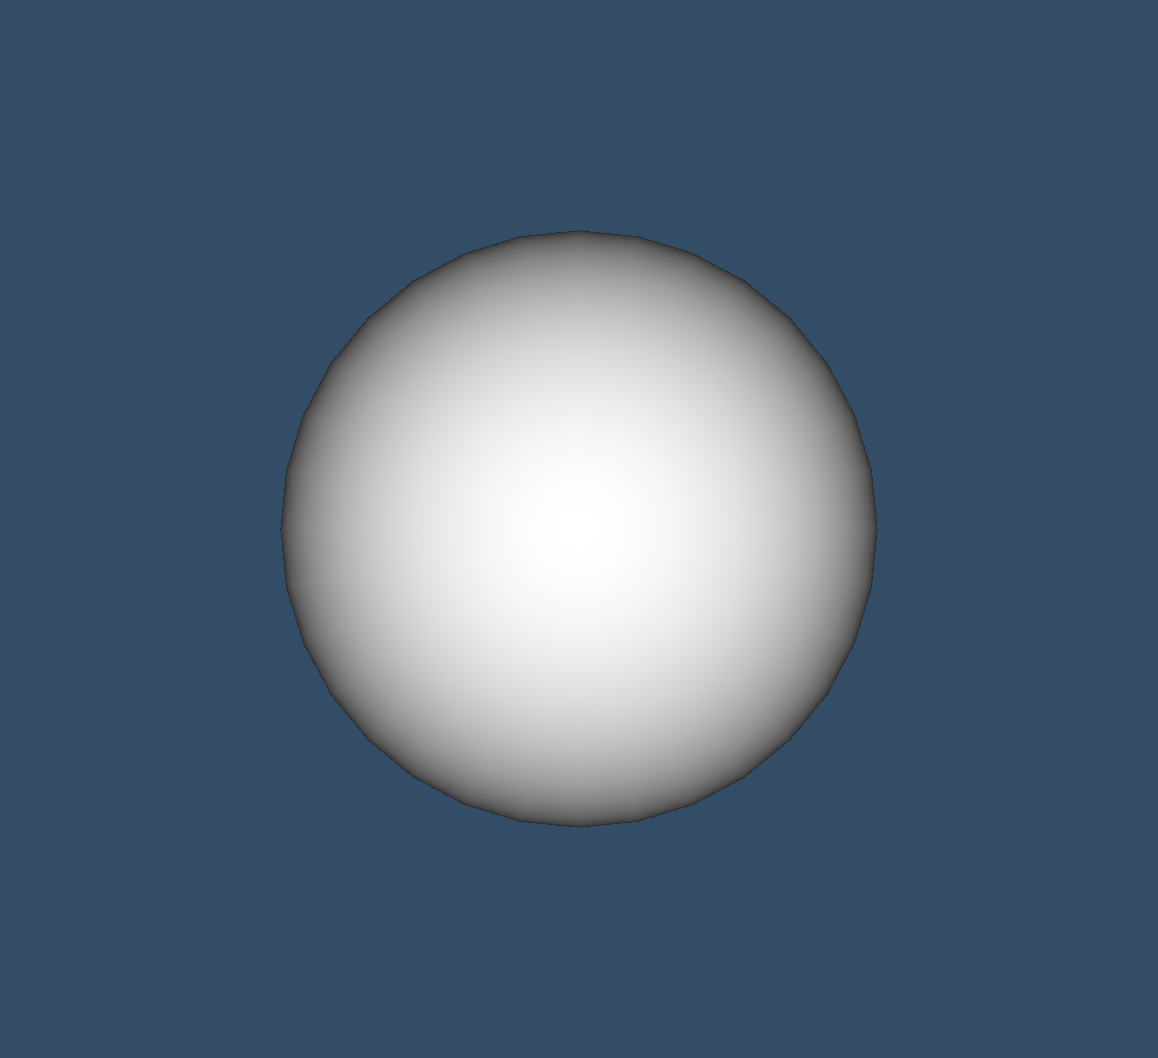

Write the Python code that produced this figure.
#!/usr/bin/env python

# Embed a VTK render window inside a PyQt6 application using a grid layout.

import sys

import vtkmodules.qt

vtkmodules.qt.QVTKRWIBase = "QOpenGLWidget"

# Factory overrides: importing these modules registers the OpenGL rendering
# and interaction style implementations for vtkRenderingCore factory classes.
import vtkmodules.vtkInteractionStyle  # noqa: F401
import vtkmodules.vtkRenderingOpenGL2  # noqa: F401

from PyQt6.QtCore import qInstallMessageHandler
from PyQt6.QtWidgets import QApplication, QGridLayout, QMainWindow, QWidget
from vtkmodules.qt.QVTKRenderWindowInteractor import QVTKRenderWindowInteractor
from vtkmodules.vtkFiltersSources import vtkSphereSource
from vtkmodules.vtkRenderingCore import (
    vtkActor,
    vtkPolyDataMapper,
    vtkRenderer,
)


def qt_message_handler(mode, context, message):
    if "QPainter" not in message:
        print(message)


qInstallMessageHandler(qt_message_handler)

# Application: create the Qt application
app = QApplication(sys.argv)

# MainWindow: top-level window with a grid layout
window = QMainWindow()
window.setWindowTitle("EmbedInPyQt2")
central_widget = QWidget()
grid_layout = QGridLayout(central_widget)
vtk_widget = QVTKRenderWindowInteractor(central_widget)
grid_layout.addWidget(vtk_widget, 0, 0, 1, 1)
window.setCentralWidget(central_widget)

# Source: generate a sphere
source = vtkSphereSource()
source.SetRadius(0.5)
source.SetThetaResolution(32)
source.SetPhiResolution(32)

# Mapper: map polygon data to graphics primitives
mapper = vtkPolyDataMapper()
mapper.SetInputConnection(source.GetOutputPort())

# Actor: assign the mapped geometry
actor = vtkActor()
actor.SetMapper(mapper)

# Renderer: assemble the scene
renderer = vtkRenderer()
renderer.AddActor(actor)
renderer.SetBackground(0.2, 0.3, 0.4)

# RenderWindow: connect the VTK widget render window to the renderer
render_window = vtk_widget.GetRenderWindow()
render_window.AddRenderer(renderer)
render_window.SetMultiSamples(0)

# Scene: configure the camera
renderer.ResetCamera()

window.resize(603, 553)
window.show()

vtk_widget.Initialize()
render_window.Render()

sys.exit(app.exec())
